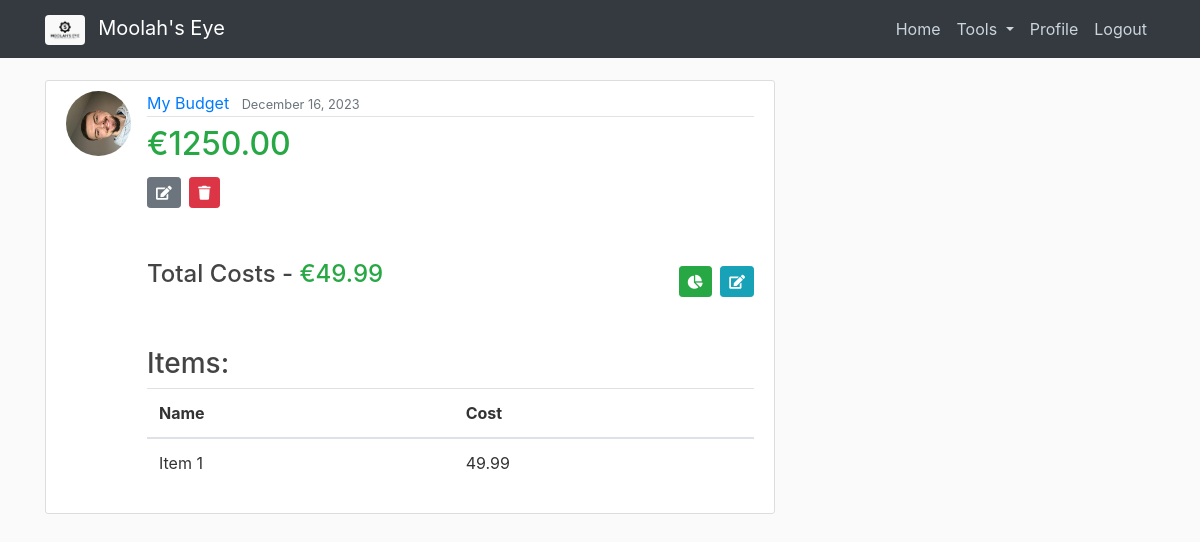
Page /budget/17/ (signed in) on the committed database.
### budgets/models.py (models this page shows, shortened)
class Budget(models.Model):
    name = models.CharField(max_length=32, unique=True, blank=False)
    limit = models.DecimalField(max_digits=10, decimal_places=2)
    date_created = models.DateTimeField(default=timezone.now)
    creator = models.ForeignKey(User, on_delete=models.CASCADE)
    def total_item_costs(self):
        return sum(item.cost for item in self.item_set.all())

class Item(models.Model):
    name = models.CharField(max_length=32)
    cost = models.DecimalField(max_digits=10, decimal_places=2)
    budget = models.ForeignKey(Budget, on_delete=models.CASCADE)

### users/models.py (models this page shows, shortened)
class Profile(models.Model):
    user = models.OneToOneField(User, on_delete=models.CASCADE)
    image = models.ImageField(default='default.jpeg', upload_to='profile_pics')

### budgets/views.py (the view, shortened to what this page needs)
# urls.py: path('budget/<int:pk>/', BudgetDetailView.as_view(), name='budgets-detail'),
class BudgetDetailView(LoginRequiredMixin, UserPassesTestMixin, DetailView):
    model = Budget
    def get_context_data(self, **kwargs):
        context = super().get_context_data(**kwargs)
        context["title"] = "Budget Details"
        return context
    def test_func(self):
        budget = self.get_object()
        if self.request.user == budget.creator:
            return True
        else:
            return False

### budgets/templates/budgets/budget_detail.html
{% extends 'budgets/base.html' %}
{% block content %}
    <article class="media content-section">
        <img class="rounded-circle article-img" src="{{ object.creator.profile.image.url }}">
        <div class="media-body">
            <div class="article-metadata">
                <a class="mr-2" href="#">{{ object.name }}</a>
                <small class="text-muted">{{ object.date_created|date:'F d, Y' }}</small>
            </div>
            <h2 class="article-title text-success mt-2 ">&euro;{{ object.limit|floatformat:"2"}}<h2>
            <div>
                <a class="btn btn-secondary btn-sm mt-1 mb-1" href="{% url 'budgets-update' object.id %}">
                    <i class="fas fa-edit"></i>
                </a>
                <a class="btn btn-danger btn-sm mt-1 mb-1" href="{% url 'budgets-delete' object.id %}">
                    <i class="fas fa-trash"></i>
                </a>
            </div>
            <div class="mt-5 mb-5 row">
                <div class="col-md-6">
                    <h4>Total Costs - <span class="text-success">&euro;{{ object.total_item_costs }}</span></h4>
                </div>
                <div class="col-md-6 text-md-right">
                    <a class="btn btn-success btn-sm" href="{% url 'budget-chart' object.id %}">
                        <i class="fas fa-chart-pie"></i>
                    </a>
                    <a class="btn btn-info btn-sm" href="{% url 'edit-items' object.id %}">
                        <i class="fas fa-edit"></i>
                    </a>
                </div>
            </div>
            <h3>Items:</h3>
            <table class="table">
                <thead>
                    <tr>
                        <th>Name</th>
                        <th>Cost</th>
                    </tr>
                </thead>
                <tbody>
                    {% for item in object.item_set.all %}
                        <tr>
                            <td>{{ item.name }}</td>
                            <td>{{ item.cost }}</td>
                        </tr>
                    {% endfor %}
                </tbody>
            </table>
        </div>
    </article>
{% endblock content %}

### budgets/static/budgets/css/main.css (style rules this page uses)
body { background: #fafafa; color: #333333; margin-top: 5rem; }
h1, h2, h3, h4, h5, h6 { color: #444444; }
.content-section { background: #ffffff; padding: 10px 20px; border: 1px solid #dddddd; border-radius: 3px; margin-bottom: 20px; }
.article-title { color: #444444; }
.article-img { height: 65px; width: 65px; margin-right: 16px; }
.article-metadata { padding-bottom: 1px; margin-bottom: 4px; border-bottom: 1px solid #e3e3e3 }

### rows in the picture
Budget: creator.profile.image (picture), name "My Budget", date_created "December 16, 2023", limit "1250.00", total_item_costs "49.99"
Item: name "Item 1", cost "49.99"
